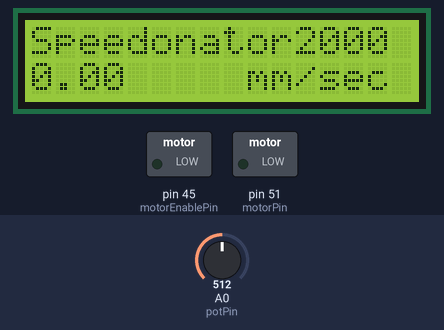
A sketch run on a simulated Arduino Mega 2560, built with avr-gcc and run on an emulated ATmega2560. Parts: 16×2 character LCD, switched loads named in the sketch (green lamp = pin HIGH). The test bench sets the inputs (shaded band); at power-on: A0 (potPin) = 512.

Above: at 1.2 s.
1.3 s: A0 (potPin) set to 1014
2.8 s: A0 (potPin) set to 1023
At 3.48 s:
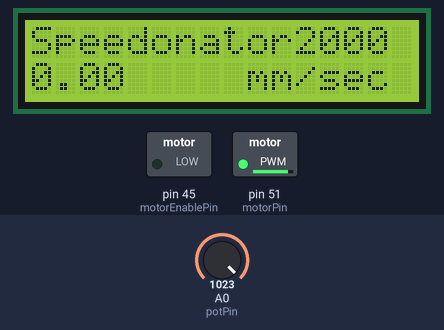
4.6 s: A0 (potPin) set to 0
At 6.0 s:
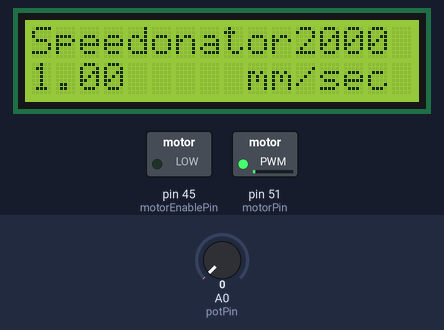
7.6 s: A0 (potPin) set to 122
At 8.48 s:
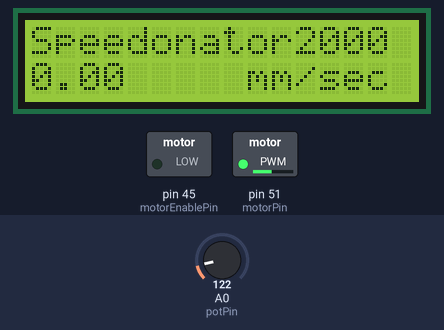
9.5 s: A0 (potPin) set to 306
At 11.1 s:
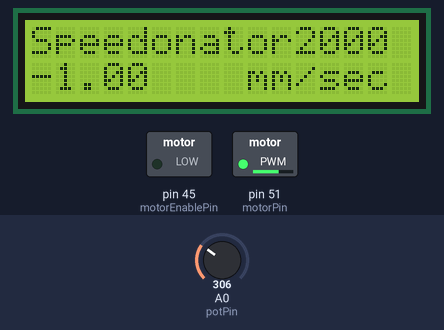
Timing chart, 0 to 12.3 s (numbered marks = the images above; inputs shaded):
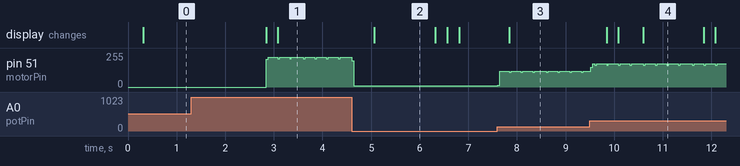

Measured:
- the behaviour switches between 1022 and 1023 on A0 (potPin) (found by bisection; images 0 and 1)
- after the input at 1.3 s, every drawn part: stays the same
- after the input at 2.8 s, pin 51 (motorPin): 0/255 → 210/255 at once, then repeats every 0.24 s: 223/255 0.20 s, 211/255 0.04 s; the display: first changes at once (image 1 shows a later state)
- after the input at 4.6 s, the display: changes after 0.47 s (image 2)
- after the input at 7.6 s, pin 51 (motorPin): 8/255 → 14/255 at once, then repeats every 0.24 s: 118/255 0.20 s, 111/255 0.04 s
- after the input at 9.5 s, the display: changes after 0.34 s (image 4)
- what the display in image 2 shows lasts 1.2 s, from 5.1 s to 6.3 s

The sketch:

speedonator.ino
```cpp
#include <SimpleTimer.h>
#include <LiquidCrystal.h>

//set debug to 1 to enable serial printing
int debug = 1;

SimpleTimer timer;

// set pin numbers:
const int motorPin = 51;       // motor1 output pin
const int motorEnablePin = 45;  // motor enable output pin


// LCD pins
const int rs = 12, en = 11, d4 = 5, d5 = 4, d6 = 3, d7 = 2;
LiquidCrystal lcd(rs, en, d4, d5, d6, d7);

double mmps = 0;         // variable for displaying speed
int difference = 0;
long steps = 0;               // step count
long steps2 = 0;

// motor speed settings. the higher the values the slower the motor runs and vice versa
double speedDelay = 115;    // motor step signal duration in microseconds
double motorSignalOff = 5;      // delay between motor step signals in microseconds
int displays = 0;          // nonii
int runState = 0;              // noniiiii
int motorRunState = 1;              // noniii
int motorState = 0;            // noniiiiii
int potPin = 0;    // input pin for the potentiometer
int val = 1023;    //

void setup() {
  pinMode(motorPin, OUTPUT);   // set the motor pin as OUTPUT
  pinMode(motorEnablePin, OUTPUT);   // set the motor pin as OUTPUT
  digitalWrite(motorEnablePin, LOW);
  Serial.begin(9600);
  lcd.begin(16, 2);
  // Print a message to the LCD.
  lcd.print("Speedonator2000");
  lcd.setCursor(8, 1);
  lcd.print(" mm/sec");
  timer.setInterval(250, displaySpeed);
}

// display speed on lcd
void displaySpeed() {
  difference = steps-steps2;
  mmps = 4 * 1800*difference /25000;  //an algorithm drawn from the hat
  lcd.setCursor(0, 1);
  lcd.print("        ");
  lcd.setCursor(0, 1);
  lcd.print(mmps);
  steps2=steps;
}

void runMotor()
{
  digitalWrite(motorPin, HIGH);
  delayMicroseconds(val);
  digitalWrite(motorPin, LOW);
  delayMicroseconds(motorSignalOff);
  steps++;
}

void loop(){
  while(steps < 250000){
    timer.run();
    val = analogRead(potPin);
    if(val==1023){
      runState=1;
    }
    if(runState==1){
      runMotor();
    }
  }
  if(motorRunState==1){
    uint32_t ts2 = millis();
    runState=0;
    steps=0;
    steps2=0;
    digitalWrite(motorEnablePin, HIGH);
  }
}
```

displaymgr.cpp
```cpp
#include "displaymgr.h"

DisplayMgr::DisplayMgr(int rs, int en, int d4, int d5, int d6, int d7){
  lcd = new LiquidCrystal(rs, en, d4, d5, d6, d7);  // init the state and pins
  lcd->begin(16, 2);
}

void DisplayMgr::displayFailure() const{
  // Print a failure message on the LCD.
  lcd->print("Speedonator2000");
  lcd->setCursor(0, 1);
  lcd->print("We're fucked!");
  while(1);
}

void DisplayMgr::displayStart() const{
  delay(1000);
  // Print a start message on the LCD.
  lcd->print("Speedonator2000");
  for(int i=0;i<3;i++){
    delay(500);
    lcd->setCursor(i, 1);
    lcd->print(".");
  }
}

void DisplayMgr::displaySpeed(float motorSpeed){
  static float lastSpeed = 0;
  if(lastSpeed!=motorSpeed){
  // Print the speed on the LCD.
    lcd->setCursor(0, 1);
    lcd->print("                ");
    lcd->setCursor(0, 1);
    lcd->print("mm/s : " + String(round(motorSpeed)));
    lastSpeed = motorSpeed;
  }
}
```

displaymgr.h
```cpp
#ifndef DISPLAYMGR_H
#define DISPLAYMGR_H

#include <LiquidCrystal.h>
#include <Arduino.h>

class DisplayMgr{
  protected:
    LiquidCrystal *lcd;
  public:
    DisplayMgr(int rs, int en, int d4, int d5, int d6, int d7);  // init the state and pins
    void displayFailure() const;
    void displayStart() const;
    void displaySpeed(float motorSpeed);
};
#endif
```

motormgr.cpp
```cpp
#include "motormgr.h"

MotorMgr::MotorMgr(int mp, int ep):motorPin(mp),enablePin(ep){
  pinMode(motorPin, OUTPUT);
  pinMode(enablePin, OUTPUT);
  digitalWrite(motorPin,LOW);
  digitalWrite(enablePin,LOW);
}
void MotorMgr::step(int speedDelay){
  digitalWrite(motorPin,HIGH);
  delayMicroseconds(speedDelay);
  digitalWrite(motorPin, LOW);
  delayMicroseconds(stepDelay);
  steps++;
}
float MotorMgr::currentSpeed(){
  uint32_t now = millis();
  if(now-lastSpeedTime>=DISPLAYDELAY){
    computeSpeed(now);
    lastSpeedTime=now;
  }
  return curSpeed;
}
void MotorMgr::computeSpeed(uint32_t now){
  uint32_t timeDelta=now-lastSpeedTime;
  uint32_t stepsDelta=steps-lastSteps;
  lastSteps=steps;
  curSpeed=stepsDelta*MMPS/timeDelta;
}

void MotorMgr::enable(boolean value) const{
  digitalWrite(enablePin,value ? LOW : HIGH);
}
```

motormgr.h
```cpp
#ifndef MOTORMGR_H
#define MOTORMGR_H

#include <Arduino.h>

#define DISPLAYDELAY (250)
#define MMPS (72)


class MotorMgr{
  protected:
    const int motorPin,
              enablePin,
              stepDelay = 5;
    unsigned int steps = 0,
                 lastSteps = 0;

    float lastSpeedTime = 0;
    void computeSpeed(uint32_t now);
    float curSpeed;
  public:
    MotorMgr(int mp, int ep);  // init the state and pins
    void step(int speedDelay);  //
    float currentSpeed();
    void enable(boolean value) const;
};
#endif
```

pot.cpp
```cpp
#include "pot.h"

Pot::Pot(int p) : pin(p) {
  pinMode(pin, INPUT);
  for(int i = 0; i < VECSIZE; i++){
    valueVec[i] = 0;
  }
}

int Pot::read(){
  float newVal = analogRead(pin);
  curReading += (newVal - valueVec[curVal])/VECSIZE;
  valueVec[curVal] = newVal;
  curVal = (curVal+1) % VECSIZE;
  return round(curReading);
}
```

pot.h
```cpp
#ifndef POT_H
#define POT_H

#include <Arduino.h>
#define MAXPOTVALUE (1023)
#define VECSIZE (100)
class Pot{
  protected:
    const int pin;
    int valueVec[VECSIZE],
        curVal = 0;
    float curReading = 0;
  public:
    Pot(int p); // initialize the state and pin
    int read();  // return the rounded analog value
};
#endif
```
